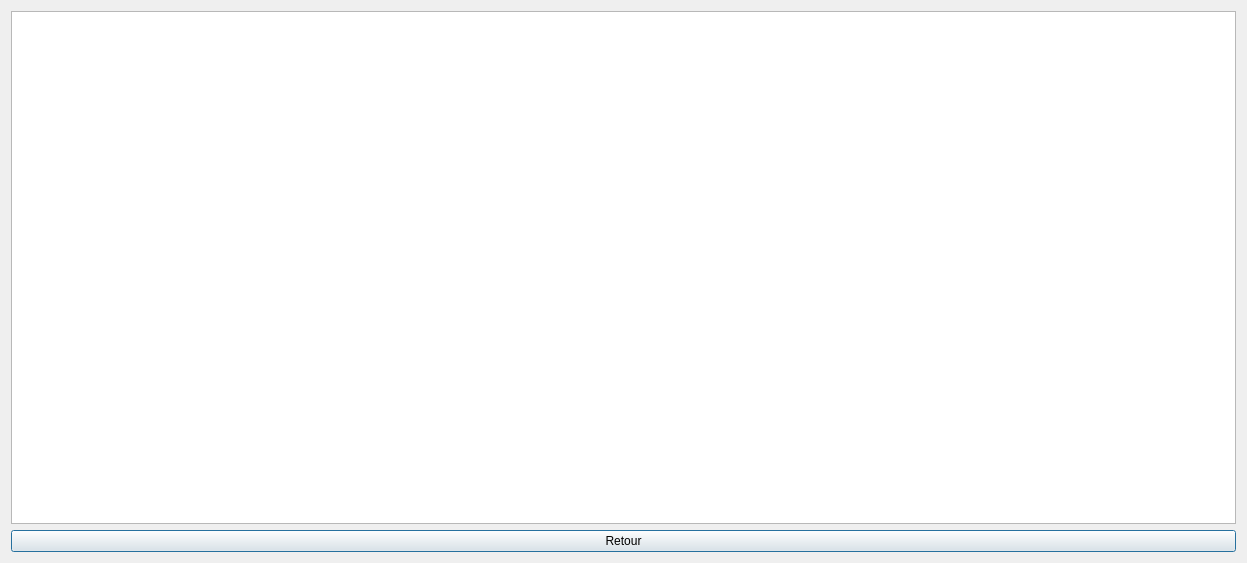
<?xml version="1.0" encoding="UTF-8"?>
<ui version="4.0">
 <class>fenetre2</class>
 <widget class="QDialog" name="fenetre2">
  <property name="geometry">
   <rect>
    <x>0</x>
    <y>0</y>
    <width>1247</width>
    <height>563</height>
   </rect>
  </property>
  <property name="windowTitle">
   <string>Bibliotheque</string>
  </property>
  <layout class="QVBoxLayout" name="verticalLayout">
   <item>
    <widget class="QTextEdit" name="textEdit"/>
   </item>
   <item>
    <widget class="QPushButton" name="retour2">
     <property name="text">
      <string>Retour</string>
     </property>
    </widget>
   </item>
  </layout>
 </widget>
 <resources/>
 <connections/>
</ui>
